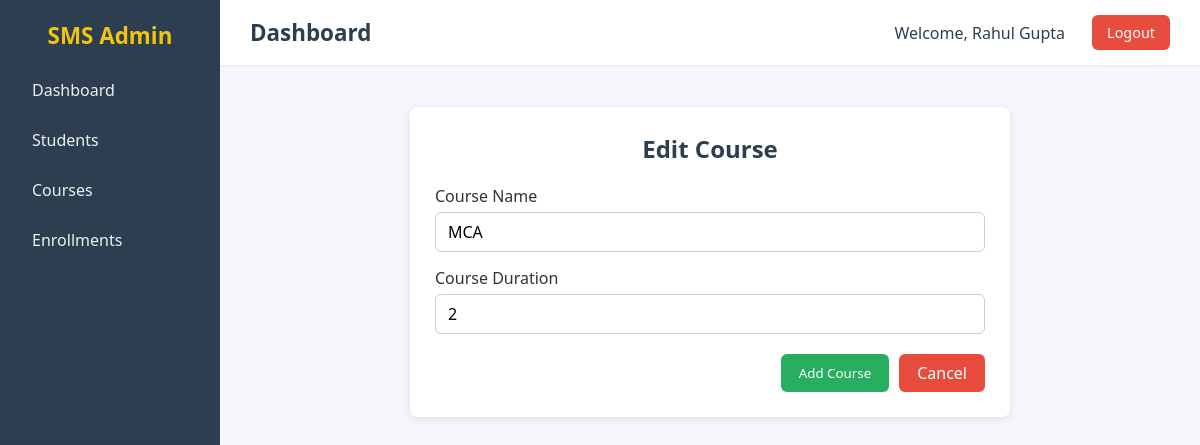
Screenshot of /courses/edit/2 (signed in) with the database file from the repository.
### SMS/app/models/sms_models.py (models this page shows)
class User(db.Model):
    __tablename__ = "users"
    id = db.Column(db.Integer,primary_key= True)
    name = db.Column(db.String(100),nullable =False)
    email = db.Column(db.String(80),nullable = False)
    username = db.Column(db.String(80),unique = True,nullable = False)
    password = db.Column(db.String(80),nullable = False)

class Course(db.Model):
    __tablename__ = "courses"
    id = db.Column(db.Integer, primary_key=True)
    name = db.Column(db.String(100), nullable=False, unique=True)
    duration = db.Column(db.String(20), nullable=False)
    semesters = db.relationship("Semester", backref="course", lazy=True)

### SMS/app/routes/courses.py (the view)
@course_bp.route("/courses/edit/<int:course_id>",methods = ["POST","GET"])
@login_required
def edit_course(course_id):
    fetched_course = Course.query.get_or_404(course_id)
    if request.method == "POST":
        try:
            fetched_course.name = request.form.get("name")
            fetched_course.duration = request.form.get("duration")
            db.session.commit()
            flash("Update Successfully","error")
            return redirect(url_for("course.course_home"))
        except Exception:
            flash("error in updating course","error")
            return redirect(url_for("course.course_home"))
    else:
        return render_template("courses/edit_course.html",course = fetched_course)

### SMS/app/decorator/login_auth.py (called while the page is built)
def login_required(f):
    @wraps(f)
    def decorated_function(*args, **kwargs):
        if "user_id" not in session:
            return redirect(url_for("auth.login"))  # redirect to login page
        return f(*args, **kwargs)
    return decorated_function

### SMS/app/routes/base.py (called while the page is built)
@base_bp.app_context_processor
def inject_user():
    user_id = session.get('user_id')
    if user_id:
        return {"login_user": User.query.get(user_id)}
    return {"login_user": None}

### SMS/app/templates/courses/edit_course.html (shortened to what this page needs)
{% extends "base.html" %}
{% block css %}
<link rel="stylesheet" href="{{ url_for('static', filename='css/add_course.css') }}">
{% endblock %}
{% block content %}
<div class="form-container">
    <h2>Edit Course</h2>
    <form method="POST" action="/courses/edit/{{course.id}}">
        <div class="form-group">
            <label for="name">Course Name</label>
            <input type="text" id="name" value="{{course.name}}" name="name" placeholder="Enter course name" required>
        </div>
        <div class="form-group">
            <label for="duration">Course Duration</label>
            <input type="text" id="duration" value="{{course.duration}}" name="duration" placeholder="Enter course duration (e.g., 3 Years)" required>
        </div>
        <div class="form-actions">
            <button type="submit" class="btn-submit">Add Course</button>
            <a href="/courses" class="btn-cancel">Cancel</a>
        </div>
    </form>
</div>
{% endblock %}

### SMS/app/templates/base.html (shortened to what this page needs)
<!DOCTYPE html>
<html lang="en">
<head>
    <link rel="stylesheet" href="{{ url_for('static', filename='css/base.css') }}">
    {% block css %}{% endblock %}
</head>
<body>
    <div class="main-content">
        <div class="sidebar">
            <h2>SMS Admin</h2>
            <ul>
                <li><a href="/">Dashboard</a></li>
                <li><a href="/students">Students</a></li>
                <li><a href="/courses">Courses</a></li>
                <li><a href="/enrollments">Enrollments</a></li>
            </ul>
        </div>
        <div class="content">
            <header>
                <h1>{% block header_title %}Dashboard{% endblock %}</h1>
                <div class="user-info">
                    <span class="username">Welcome, {{ login_user.name }}</span>
                    <a href="/logout" class="logout-btn" onclick="clearAppCache()">Logout</a>
                </div>
            </header>
            <main>
            {% block content %}
            {% endblock %}
        </main>
        </div>
    </div>
</body>
</html>

### SMS/app/static/css/base.css (style rules this page uses)
* { margin: 0; padding: 0; box-sizing: border-box; font-family: "Segoe UI", Tahoma, Geneva, Verdana, sans-serif; }
body { background: #f5f7fa; color: #333; min-height: 100vh; }
.main-content { display: flex; min-height: 100vh; }
.sidebar { width: 220px; background: #2c3e50; color: #fff; padding: 20px; flex-shrink: 0; }
.sidebar h2 { text-align: center; margin-bottom: 20px; font-size: 1.4rem; color: #f1c40f; }
.sidebar ul { list-style: none; }
.sidebar ul li { margin: 12px 0; }
.sidebar ul li a { text-decoration: none; color: #ecf0f1; padding: 8px 12px; display: block; border-radius: 6px; transition: background 0.3s; }
.content { flex-grow: 1; display: flex; flex-direction: column; }
header { background: #fff; padding: 15px 30px; display: flex; justify-content: space-between; align-items: center; border-bottom: 2px solid #eee; }
.user-info { display: flex; align-items: center; gap: 15px; }
.username { font-size: 1rem; font-weight: 500; color: #2c3e50; padding: 6px 12px; border-radius: 6px; }
header h1 { font-size: 1.4rem; color: #2c3e50; }
.logout-btn { text-decoration: none; background: #e74c3c; color: #fff; padding: 8px 15px; border-radius: 6px; font-size: 0.9rem; transition: background 0.3s; }
main { flex-grow: 1; padding: 20px; }

### SMS/app/static/css/add_course.css (style rules this page uses)
.form-container { background: #fff; padding: 25px; border-radius: 8px; box-shadow: 0 2px 8px rgba(0,0,0,0.1); max-width: 600px; margin: 20px auto; }
.form-container h2 { margin-bottom: 20px; color: #2c3e50; text-align: center; }
.form-group { margin-bottom: 15px; }
.form-group label { display: block; margin-bottom: 5px; font-weight: 500; }
.form-group input { width: 100%; padding: 8px 12px; border: 1px solid #ccc; border-radius: 6px; font-size: 1rem; }
.form-actions { display: flex; justify-content: flex-end; gap: 10px; margin-top: 20px; }
.btn-submit { background: #27ae60; color: #fff; padding: 8px 18px; border-radius: 6px; border: none; cursor: pointer; transition: background 0.3s; }
.btn-cancel { text-decoration: none; background: #e74c3c; color: #fff; padding: 8px 18px; border-radius: 6px; transition: background 0.3s; }

### rows the page displays
User: name "Rahul Gupta"
Course: name "MCA", duration "2"
